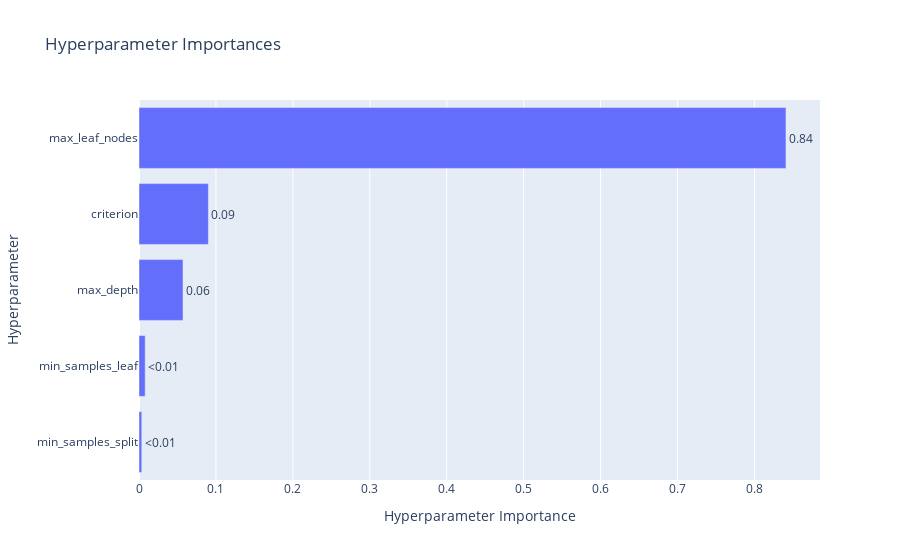

The notebook cell saved with this chart:
### Code cell
plot_param_importances(study)

### Figure 1 — Plotly figure (JSON) as saved in the notebook; plotly's stock layout.template omitted (floating-point values rounded to 4 significant figures)
{"data": [{"cliponaxis": false, "hovertemplate": ["min_samples_split (IntDistribution): 0.00360962361994595<extra></extra>", "min_samples_leaf (IntDistribution): 0.008037059321013637<extra></extra>", "max_depth (IntDistribution): 0.057233049043129765<extra></extra>", "criterion (CategoricalDistribution): 0.09018683534860845<extra></extra>", "max_leaf_nodes (IntDistribution): 0.8409334326673021<extra></extra>"], "name": "Objective Value", "orientation": "h", "text": ["<0.01", "<0.01", "0.06", "0.09", "0.84"], "textposition": "outside", "type": "bar", "x": [0.00361, 0.008037, 0.05723, 0.09019, 0.8409], "y": ["min_samples_split", "min_samples_leaf", "max_depth", "criterion", "max_leaf_nodes"]}], "layout": {"title": {"text": "Hyperparameter Importances"}, "xaxis": {"title": {"text": "Hyperparameter Importance"}}, "yaxis": {"title": {"text": "Hyperparameter"}}}}
